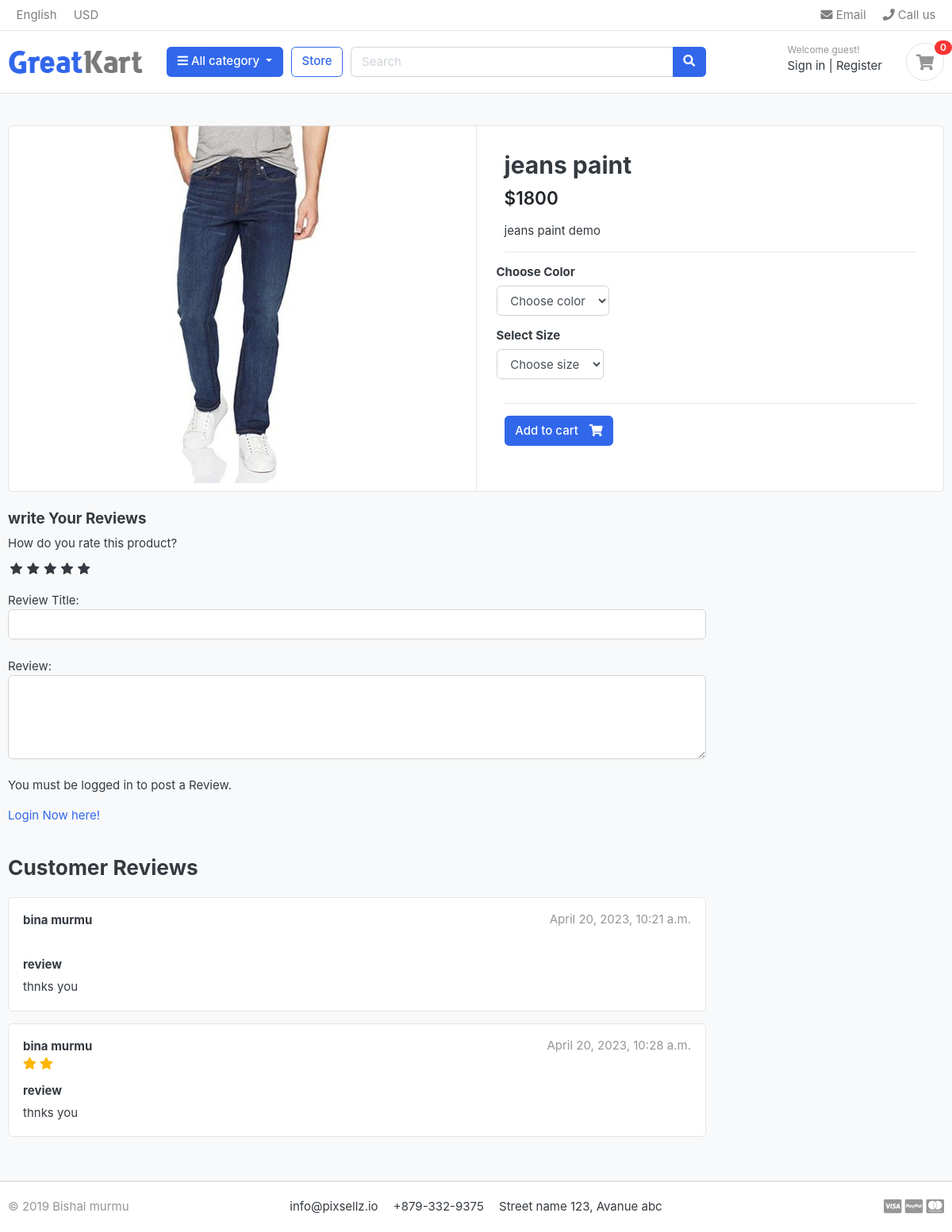
Screenshot of /store/category/jeans/jeans-paint with the database file from the repository.
### store/models.py (models this page shows, shortened)
class Product(models.Model):
    product_name=models.CharField(max_length=500)
    slug=models.SlugField(max_length=200,unique=True)
    description=models.TextField(max_length=500,blank=True)
    images=models.ImageField(upload_to='photos/products')
    stock=models.IntegerField()
    price=models.IntegerField()
    is_available=models.BooleanField(default=True)
    category=models.ForeignKey(Category,on_delete=models.CASCADE)
    created_date=models.DateTimeField(auto_now_add=True)
    modified_at=models.DateTimeField(auto_now=True)

class ReviewRating(models.Model):
    product=models.ForeignKey(Product,on_delete=models.CASCADE)
    user=models.ForeignKey(Account,on_delete=models.CASCADE)
    subject=models.CharField(max_length=100,blank=True)
    review=models.TextField(max_length=500,blank=True)
    rating=models.FloatField()
    ip=models.CharField(max_length=20,blank=True)
    status=models.BooleanField(default=True)
    created_date=models.DateTimeField(auto_now_add=True)
    updated_date=models.DateTimeField(auto_now=True)

### account/models.py (models this page shows, shortened)
class Account(AbstractBaseUser):
    first_name= models.CharField(max_length=50)
    last_name=models.CharField(max_length=50)
    username=models.CharField(max_length=50,unique=True)
    email=models.EmailField(max_length=100,unique=True)
    phone_number=models.CharField(max_length=50)
    date_joined=models.DateTimeField(auto_now_add=True)
    last_login=models.DateTimeField(auto_now_add=True)
    is_admin=models.BooleanField(default=False)
    is_staff=models.BooleanField(default=False)
    is_active=models.BooleanField(default=False)
    is_superadmin=models.BooleanField(default=False)
    USERNAME_FIELD='email'
    REQUIRED_FIELDS=['username','first_name','last_name']
    objects=myaccountmanager()

### store/views.py (the view)
# urls.py: path('category/<slug:category_slug>/<slug:product_slug>',views.product_details,name='product_details'),
def product_details(request,category_slug,product_slug):
    try:
        single_product=Product.objects.get(category__slug=category_slug,slug=product_slug)
        in_cart=Cartitem.objects.filter(cart__cart_id=_cart_id(request),product=single_product).exists()
    except Exception as e:
        raise e;
    try:
        user=None
        if request.user.is_authenticated:
            user=request.user
        orders=Order_Product.objects.filter(user=user,product_id=single_product.id).exists()
    except Order_Product.DoesNotExist:
        orders=None
    reviews=ReviewRating.objects.filter(product_id=single_product.id,status=True)
    context={
        'single_product':single_product,
        'in_cart':in_cart,
        'orders':orders,
        'reviews':reviews
    }
    return render(request,'store/product_details.html',context);

### Category/context_processors.py (called while the page is built)
def menu_links(request):
    links=Category.objects.all()
    return dict(links=links)

### cart/context_processors.py (called while the page is built)
def _cart_id(request):
    cart=request.session.session_key
    if not cart:
        cart=request.session.create()
    return cart

def counter(request):
    cart_count=0
    if 'admin' in request.path:
        return {}
    else:
        try:
            cart=Cart.objects.filter(cart_id=_cart_id(request))
            if request.user.is_authenticated:
                cart_items=Cartitem.objects.all().filter(user=request.user)
            else:
               cart_items=Cartitem.objects.all().filter(cart=cart[:1])
            for item in cart_items:
                cart_count=cart_count+item.quantity
        except Cart.DoesNotExist:
            cart_count=0
    return dict(cart_count=cart_count)

### store/models.py (called while the page is built)
    def colors(self):
        return super(Variationmanager,self).filter(variation_category='color',is_active=True)

    def sizes(self):
        return super(Variationmanager,self).filter(variation_category='size',is_active=True)

### store/views.py (called while the page is built)
def _cart_id(request):
    cart=request.session.session_key
    if not cart:
        cart=request.session.create()
    return cart

### templates/store/product_details.html (shortened to what this page needs)
{% extends 'base.html' %}
{% load static %}
{% block content %}
<section class="section-content padding-y bg">
  <div class="container">
    <div class="card">
      <div class="row no-gutters">
        <aside class="col-md-6">
          <article class="gallery-wrap">
            <div class="img-big-wrap">
              <a href="#"><img src="{{single_product.images.url}}"></a>
            </div>
          </article>
        </aside>
        <main class="col-md-6 border-left">
          <form action="{% url 'add_cart' single_product.id %}" method="POST">
            <article class="content-body">
              <h2 class="title">{{single_product.product_name}}</h2>
              <div class="mb-3">
                <var class="price h4">${{single_product.price}}</var>
              </div>
              <p>{{single_product.description}}</p>
              <hr>
              <div class="row">
                <div class="item-option-select">
                  <h6>Choose Color</h6>
                  <select name="color" class="form-control" required>
                    <option value="" disabled selected>Choose color</option>
                  </select>
                </div>
              </div>
              <div class="row">
                <div class="item-option-select">
                  <h6>Select Size</h6>
                  <select name="size" class="form-control" required>
                    <option value="" disabled selected>Choose size </option>
                  </select>
                </div>
              </div>
              <hr>
              {% if single_product.stock <= 0 %} <h5 class="btn btn-danger">Out of stock</h5>
                {% else %}
                <button type="submit" class="btn  btn-primary"> <span class="text">Add to
                    cart</span> <i class="fas fa-shopping-cart"></i></button>
                {% endif %}
            </article>
          </form>
        </main>
      </div>
    </div>
    <br>
    <div class="row">
      <div class="col-md-9">
        <form action="{% url 'submit_review' single_product.id %}" method="POST">
          <h5>write Your Reviews</h5>
          <div>
            <label>How do you rate this product?</label>
            <br>
            <div class="rate">
              <input type="radio" name="rating" id="rating10" value="5" required> <label for="rating10"
                title="5"></label>
              <input type="radio" name="rating" id="rating8" value="4" required> <label for="rating8" title="4"></label>
              <input type="radio" name="rating" id="rating6" value="3" required> <label for="rating6" title="3"></label>
              <input type="radio" name="rating" id="rating4" value="2" required> <label for="rating4" title="2"></label>
              <input type="radio" name="rating" id="rating2" value="1" required> <label for="rating2" title="1"></label>
            </div>
            <br>
            Review Title:
            <input type="text" class="form-control" name="subject">
            <br>
            Review:
            <textarea name="review" rows="4" class="form-control">
            </textarea>
            <br>
            {% if user.is_authenticated %}
            {% if orders %}
            <input type="submit" value="Submit Review" class="btn btn-primary">
            {% else %}
            <p>You must Purchased that product in to post a Review.</p>
            {% endif %}
            {% else %}
            <p>You must be logged in to post a Review.</p>
            <span><a href="{% url 'login' %}">Login Now here!</a></span>
            {% endif %}
          </div>
        </form>
        <br>
        <header class="section-heading">
          <h3>Customer Reviews </h3>
        </header>
        {% for review in reviews %}
        <article class="box mb-3">
          <div class="icontext w-100">
            <div class="text">
              <span class="date text-muted float-md-right">{{review.updated_date}} </span>
              <h6 class="mb-1">{{review.user.first_name}} {{review.user.last_name}} </h6>
              <div class="rating-star">
                <span>
                  <i class="fa fa-star{% if review.rating == 0.5 %}-half-o{% elif review.rating < 1 %}-o {% endif %}"
                    aria-hidden="true"></i>
                  <i class="fa fa-star{% if review.rating == 1.5 %}-half-o{% elif review.rating < 2 %}-o {% endif %}"
                    aria-hidden="true"></i>
                  <i class="fa fa-star{% if review.rating == 2.5 %}-half-o{% elif review.rating < 3 %}-o {% endif %}"
                    aria-hidden="true"></i>
                  <i class="fa fa-star{% if review.rating == 3.5 %}-half-o{% elif review.rating < 4 %}-o {% endif %}"
                    aria-hidden="true"></i>
                  <i class="fa fa-star{% if review.rating == 4.5 %}-half-o{% elif review.rating < 5 %}-o {% endif %}"
                    aria-hidden="true"></i>
                </span>
              </div>
            </div>
          </div>
          <div class="mt-3">
            <h6>{{review.subject}}</h6>
            <p>
              {{review.review}}
            </p>
          </div>
        </article>
        {% endfor %}
      </div>
    </div>
  </div>
</section>
{% endblock %}

### static/css/ui.css (style rules this page uses)
html { font-family: "Inter", sans-serif; font-size: 15px; }
.content-body { flex: 1 1 auto; padding: 2rem 2.3rem; }
.padding-y { padding-top: 40px; padding-bottom: 40px; }
var { font-style: normal; }
article:after, .form-group:after { display: block; clear: both; content: ""; }
.bg { background-color: #f8f9fa; }
.section-heading { margin-bottom: 20px; margin-top: 15px; }
p:last-child { margin-bottom: 0; }
.btn .text + i { margin-left: 10px; }
.icontext { display: inline-flex; align-items: center; vertical-align: middle; }
.icontext .text { width: 100%; line-height: 1.2; }
.price { font-weight: 600; color: #212529; }
.box { padding: 18px; background: #fff; border-radius: 0.37rem; border: 1px solid #e4e4e4; }
.gallery-wrap .img-big-wrap { margin-bottom: 10px; border-radius: 0.37rem; overflow: hidden; background-color: #fff; }
.gallery-wrap .img-big-wrap a { text-align: center; display: block; }
.gallery-wrap .img-big-wrap img { height: 450px; width: auto; display: inline-block; }
.item-option-select { margin-bottom: 1rem; display: inline-block; margin-right: 15px; }

### ecommerce/static/css/custom.css (style rules this page uses)
.rate { display: inline-block; border:0; }
.rate>label { float: right; }
.rate>label:before { display: inline-block; font-size: 1.1rem; font-family:FontAwesome; content:"\f005"; margin:0; padding: 0.3rem 0.2rem; cursor: pointer; }
.rating-star i { color: #ffb503; }

### rows the page displays
Product: images (picture), product_name "jeans paint", price "1800", description "jeans paint demo"
ReviewRating: updated_date "April 20, 2023, 10:21 a.m.", user.first_name "bina", user.last_name "murmu", rating 0.5 (drawn), subject "review", review "thnks you"
ReviewRating: updated_date "April 20, 2023, 10:28 a.m.", user.first_name "bina", user.last_name "murmu", rating 2 (drawn), subject "review", review "thnks you"

### other values shown
{{ cart_count }} "0"
